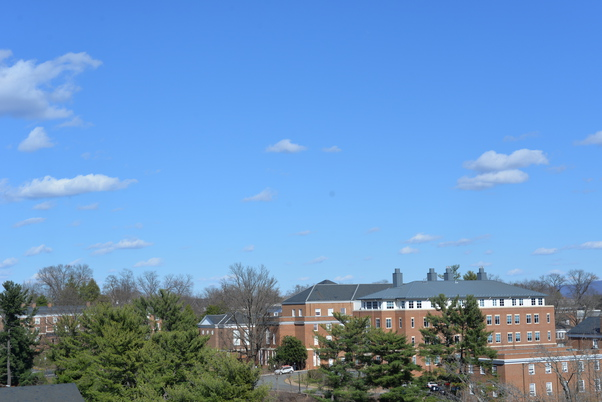
#> input picture stereo_matching_and_panorama_stitching/sti_a.jpg, 602 x 402 px
$ python panorama_stitching.py
#> lines starting #> are read from the running program, lines starting #| are printed output that depends on the picture
import numpy as np
import cv2
import random as rand
import skimage
import argparse
from skimage import transform
from cv2 import xfeatures2d


# Compute key point pairs (brute-force)
def compute_sift_mapping(path_a, path_b):
    print('Computing key point pairs...')
    img_a = cv2.imread(path_a, 0)
    img_b = cv2.imread(path_b, 0)
    sift = xfeatures2d.SIFT_create()
    kp_a, des_a = sift.detectAndCompute(img_a, None)
    kp_b, des_b = sift.detectAndCompute(img_b, None)
    bf = cv2.BFMatcher()
    # bf.knnMatch(query_des_set, train_des_set)
    matches = bf.knnMatch(des_a, des_b, k=2)
    good = []
    for m, n in matches:
        if m.distance < 0.75 * n.distance:
            good.append(m)
    kp_pairs = [[kp_a[match.queryIdx].pt, kp_b[match.trainIdx].pt] for match in good]
    return kp_pairs
    # img3 = cv2.drawMatchesKnn(img_a, kp_a, img_b, kp_b, good, flags=2)
    # plt.imshow(img3), plt.show()


# generate homography matrix for 2D points, computation requires exactly 4 point-pairs
def generate_homo_matrix(kp_pairs):
    if len(kp_pairs) > 4:
        print("InputError: Cannot handle more than 4 points in matrix computation")
        return None
    a, b = [], []
    for kp_pair in kp_pairs:
        pA, pB = kp_pair
        xa, ya = pA
        xb, yb = pB
        b += [[xa], [ya]]
        a += [[xb, yb, 1, 0, 0, 0, -1*xb*xa, -1*yb*xa],
              [0, 0, 0, xb, yb, 1, -1*xb*ya, -1*yb*ya]]
    a = np.asarray(a)
    b = np.asarray(b)
    #mat = np.concatenate([np.linalg.lstsq(a=a, b=b)[0], np.ones((1,1))]).reshape((3,3))
    mat = np.concatenate([np.linalg.solve(a, b), np.ones((1,1))]).reshape((3,3))
    #print(mat)
    return mat


def point_transform(matH, pt):
    x, y = pt
    a = np.asarray([x, y, 1]).transpose()
    b = matH.dot(a)
    b /= b[-1]
    return b


def ransac_search(kp_pairs, iteration=1000, seed=0):
    print('Searching for optimal homography matrix...')
    rand.seed(seed)
    i = 0
    best_homo_mat = None
    max_score = 0
    epsilon = 2
    for _ in range(iteration):
        rand_kp_pairs = rand.sample(kp_pairs, 4)
        mat = generate_homo_matrix(rand_kp_pairs)
        count = 0
        for kp_pair in kp_pairs:
            pA, pB = kp_pair
            if np.linalg.norm((point_transform(mat, pB) - np.asarray([pA[0], pA[1], 1])), ord=2) < 1:
                #print('P')
                count += 1
        #print(count)
        if max_score <= count:
            max_score = count
            best_homo_mat = mat
    print('RANSAC_search yields homography matrix of score {}'.format(float(max_score)/len(kp_pairs)))
    return best_homo_mat


# Sponsored by generous Prof Connelly and his awesome TAs
def composite_warped(a, b, H):
    print('Opening a Warp gate...')
    "Warp images a and b to a's coordinate system using the homography H which maps b coordinates to a coordinates."
    out_shape = (a.shape[0], 2*a.shape[1])                          # Output image (height, width)
    p = transform.ProjectiveTransform(np.linalg.inv(H))             # Inverse of homography (used for inverse warping)
    bwarp = transform.warp(b, p, output_shape=out_shape)            # Inverse warp b to a coords
    bvalid = np.zeros(b.shape, 'uint8')                             # Establish a region of interior pixels in b
    bvalid[1:-1,1:-1] = 255
    bmask = transform.warp(bvalid, p, output_shape=out_shape)       # Inverse warp interior pixel region to a coords
    apad = np.hstack((skimage.img_as_float(a), np.zeros(a.shape)))  # Pad a with black pixels on the right
    print('Zaaaaap!')
    return skimage.img_as_ubyte(np.where(bmask==1.0, bwarp, apad))  # Select either bwarp or apad based on mask


def boundary_smoothing(image):
    pass


def visualize(image):
    cv2.imshow('panorama', image)
    cv2.waitKey(0) & 0xFF

if __name__ == '__main__':
    sti_a = cv2.imread('sti_a.jpg', cv2.IMREAD_COLOR)
#> sti_a is the input picture: shape (402, 602, 3); mean B, G, R 194.6, 148.9, 107
    sti_b = cv2.imread('sti_b.jpg', cv2.IMREAD_COLOR)
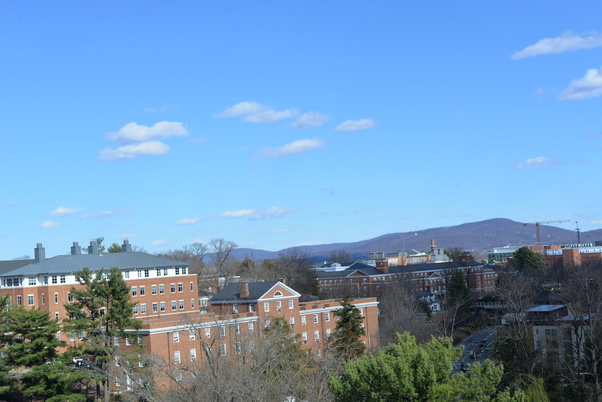
#> input picture stereo_matching_and_panorama_stitching/sti_b.jpg, 602 x 402 px
#> sti_b is the input picture: shape (402, 602, 3); mean B, G, R 189.1, 152.6, 113.9
    kp_pairs = compute_sift_mapping('sti_a.jpg', 'sti_b.jpg')
#> in compute_sift_mapping, `img_a = cv2.imread(path_a, 0)`:
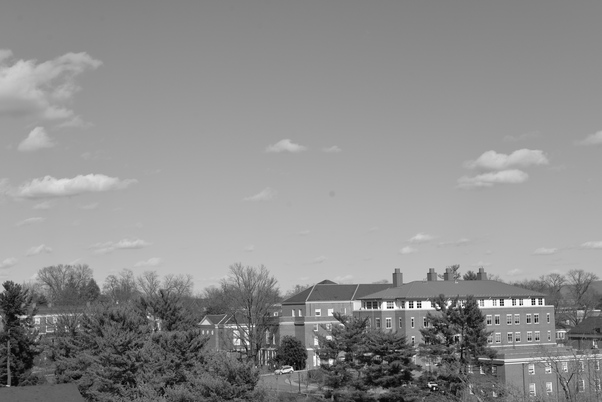
#> img_a: shape (402, 602); min 0, max 255, mean 141.5
#> in compute_sift_mapping, `img_b = cv2.imread(path_b, 0)`:
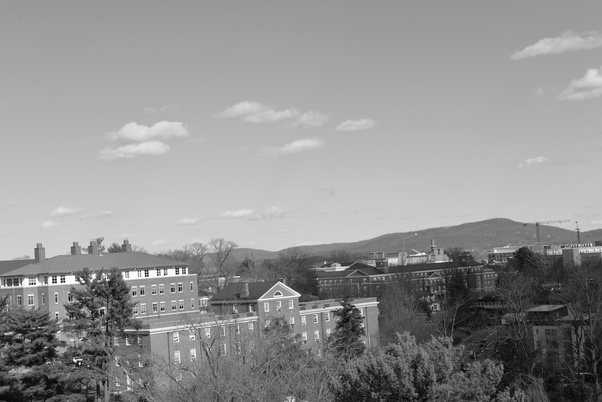
#> img_b: shape (402, 602); min 0, max 255, mean 145.2
#> in compute_sift_mapping, `kp_a, des_a = sift.detectAndCompute(img_a, None)`: kp_a = 1085 keypoints; strongest (x, y, size): (331, 362, 3.5), (537, 300, 2.2), (430, 385, 2.1), (248, 343, 2.1)
#> in compute_sift_mapping, `kp_b, des_b = sift.detectAndCompute(img_b, None)`: kp_b = 1047 keypoints; strongest (x, y, size): (75, 361, 2.2), (58, 278, 2.8), (50, 279, 3.1), (94, 276, 3.3)
#> in compute_sift_mapping, `matches = bf.knnMatch(des_a, des_b, k=2)`: matches = 1085 matches
#> after the loop in compute_sift_mapping, `for m, n in matches:`: good = 250 matches
#> in compute_sift_mapping, `kp_pairs = [[kp_a[match.queryIdx].pt, kp_b[match.trainIdx].pt] for mat..`: kp_pairs = 250 items
#> kp_pairs = 250 items
    mat = ransac_search(kp_pairs, 100, 0)
#> after the loop in ransac_search, `for _ in range(iteration):`: max_score = 236
#| RANSAC_search yields homography matrix of score 0.944
#> mat = [[0.758, -0.0337, 366.2], [-0.0723, 0.926, 39.57], [-0.000379, -4.22e-05, 1]]
    panorama = composite_warped(a=sti_a, b=sti_b, H=mat)
#> in composite_warped, `bmask = transform.warp(bvalid, p, output_shape=out_shape)`:
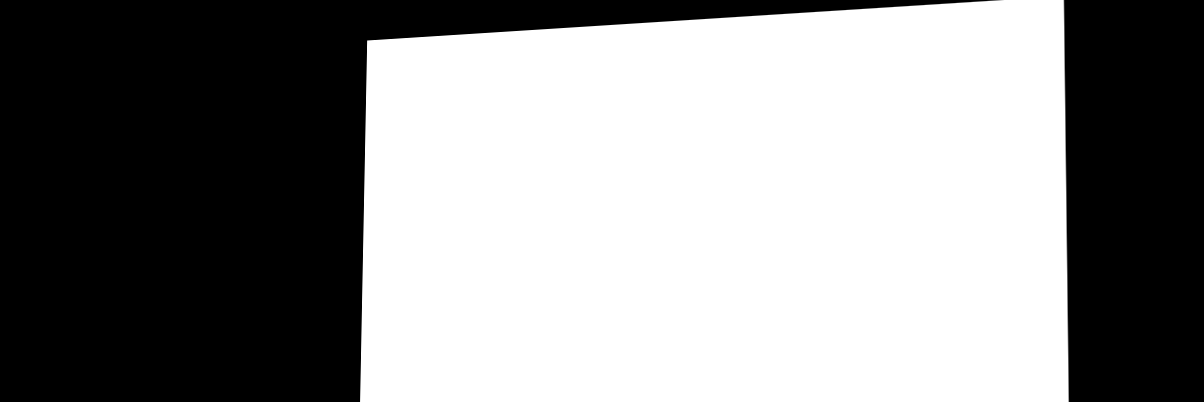
#> bmask: shape (402, 1204, 3) float64; min 0, max 1, mean 0.557
#> in composite_warped, `bmask = transform.warp(bvalid, p, output_shape=out_shape)`:
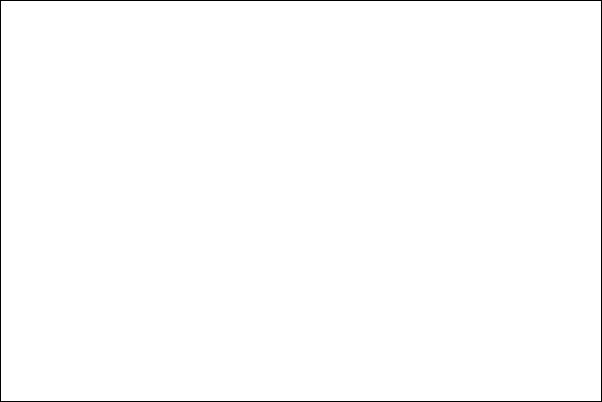
#> bvalid: shape (402, 602, 3); 99.2% white; black in thin lines or dots
#> in composite_warped, `apad = np.hstack((skimage.img_as_float(a), np.zeros(a.shape)))`:
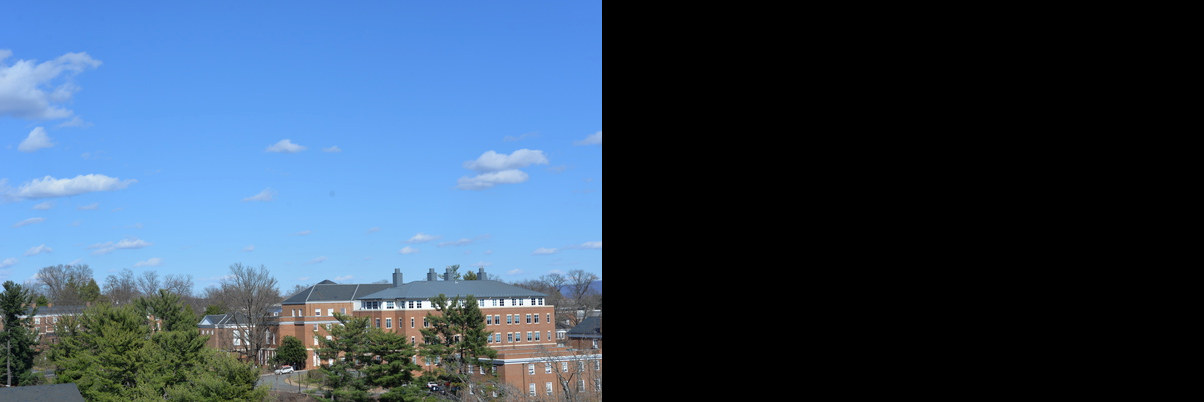
#> apad: shape (402, 1204, 3) float64; mean B, G, R 0.382, 0.292, 0.21
#> in composite_warped, `return skimage.img_as_ubyte(np.where(bmask==1.0, bwarp, apad))`:
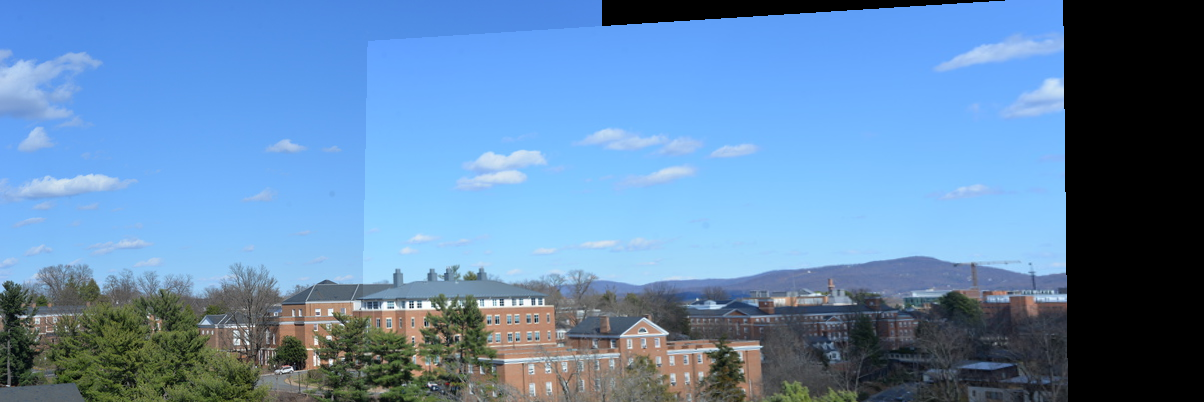
#> returned value: shape (402, 1204, 3); mean of channels 0, 1, 2 174.5, 135.7, 98.2; drawn as B, G, R
    visualize(panorama)
